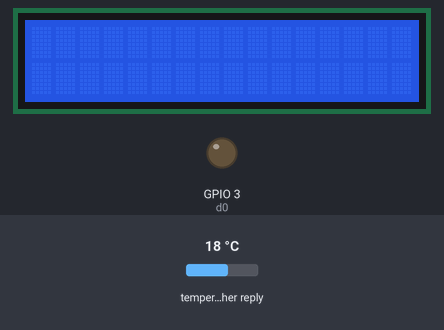
Recording of a sketch running on a simulated ESP8266 (NodeMCU). Parts: 16×2 character LCD, output pins drawn as LEDs (lit = HIGH). The inputs (shaded band) are chosen by the test bench; at power-on: temperature in the weather reply 18 °C. WiFi joins after 1.5 s; servers stay silent unless stated; web services answer with replies made up by the test bench.

Above: at 4.1 s.
At 5.8 s:
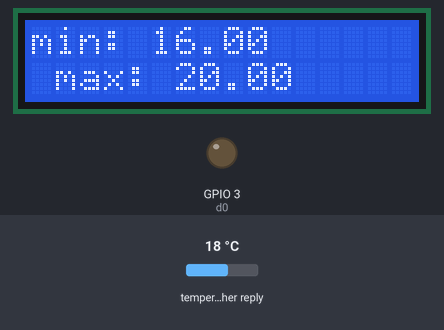
At 8.8 s:
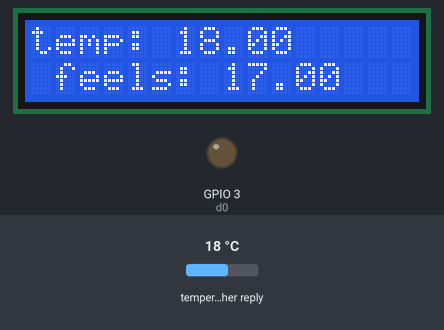

Measured:
- what the display in image 1 shows lasts 3.0 s, from 5.8 s to 8.8 s

The sketch:

esp8266_and_lcd_call_api_ver2.ino
```cpp
//code scrapped together by Nevin Danielson nevindanielson@gmail.com

#include <ESP8266HTTPClient.h>
#include <Arduino.h>
#include <ESP8266WiFiMulti.h>
#include <WiFiClient.h>
#include <LiquidCrystal.h>

//mapping specific to ESP8266
#define d0 3
#define d1 1
#define d2 16
#define d3 5
#define d4 4
#define d5 14
#define d6 12
#define d7 13
#define d8 0
#define d9 2
#define d10 15

//declare global variables
int timestamp;
String payload = "";
bool debug=false;
bool debugGetIndex=false;
bool debugGetString=false;

LiquidCrystal lcd(d8,d9,d4,d5,d6,d7);

ESP8266WiFiMulti WiFiMulti;

void setup() {
  Serial.begin(115200);
  Serial.println();
  Serial.println();
  Serial.println();
  lcd.begin(16, 2);
  timestamp = millis();
  for (uint8_t t = 4; t > 0; t--) {
    if (debug)  Serial.printf("[SETUP] WAIT %d...\n", t);
    Serial.flush();
    delay(1000);
  }
  WiFi.mode(WIFI_STA);
  WiFiMulti.addAP("[YOUR_SSID", "YOUR_PASSWORD");
  pinMode(3, OUTPUT);
}

void loop()
{
  if (millis() > timestamp+70000) //delay our calls so we don't exceed the free call amount at openweathermap.org
  {
     payload = GetPayload(WiFiMulti);
     timestamp=millis();
  }

  if (payload == "") {
     payload = GetPayload(WiFiMulti);
     timestamp=millis();
  }
  int indexForTagword = (payload.indexOf("temp"));
  String tempAsAString=GetString(payload.indexOf("temp"));
  String feelAsAString=GetString(payload.indexOf("feels_like"));
  String maxAsAString=GetString(payload.indexOf("temp_max"));
  String minAsAString=GetString(payload.indexOf("temp_min"));
  DisplayLCD(minAsAString, maxAsAString, tempAsAString, feelAsAString);
  ToggleColdWarning (feelAsAString);
  delay(3000);
}

String GetPayload (ESP8266WiFiMulti WiFiMulti)
 {
  if ((WiFiMulti.run() == WL_CONNECTED))
  {
    WiFiClient client;
    HTTPClient http;
    if (debug)    Serial.print("[HTTP] begin...\n");
    if (http.begin(client, "http://api.openweathermap.org/data/2.5/weather?q=Regina&units=metric&appid=[YOUR_API_KEY]"))
    {
        if (debug)    Serial.print("[HTTP] GET...\n");
      // start connection and send HTTP header
      int httpCode = http.GET();
      // httpCode will be negative on error
      if (httpCode > 0)
      {
        // HTTP header has been send and Server response header has been handled
          if (debug)    Serial.printf("[HTTP] GET... code: %d\n", httpCode);
      }
     // file found at server
      if (httpCode == HTTP_CODE_OK || httpCode == HTTP_CODE_MOVED_PERMANENTLY)
      {
        return http.getString();
      }
    }
  }
  return "";
}

int ReturnDistanceFromTagOfFirstDigit(int startingPosition)
{
  int currentPosition = startingPosition;
  while (!((isDigit(payload.charAt(currentPosition)))||((payload.charAt(currentPosition)==('-'))))){
    currentPosition++;
    }
  int distance = (currentPosition-startingPosition);
  return distance;
}

int ReturnDistanceFromStartOfNumber(int startingPosition)
{
  int currentPosition = startingPosition+1;
  while (isDigit(payload.charAt(currentPosition))||(payload.charAt(currentPosition)=='.')){
    currentPosition++;
    }
  int distance = (currentPosition-startingPosition);
  return distance;
}

String GetString(int indexForTagword)
{
  int distanceFromTag = ReturnDistanceFromTagOfFirstDigit(indexForTagword);
  int startOfNumberIndex = (indexForTagword + distanceFromTag);
  int distanceFromStart = ReturnDistanceFromStartOfNumber(startOfNumberIndex);
  int endOfNumberIndex = (startOfNumberIndex + distanceFromStart);
  return payload.substring(startOfNumberIndex, endOfNumberIndex);
}

void DisplayLCD(String minLine, String maxLine, String tempLine, String feelLine)
{
  lcd.clear();
  lcd.setCursor(0, 0);
  lcd.print("min: " + minLine);
  lcd.setCursor(0, 1);
  lcd.print(" max: " + maxLine);
  delay (3000);
  lcd.clear();
  lcd.setCursor(0, 0);
  lcd.print("temp: " + tempLine);
  lcd.setCursor(0, 1);
  lcd.print(" feels: " + feelLine);
}

//test "feels_like" and turn on warning LED
void ToggleColdWarning (String feelString)
{
  if (feelString.toDouble()<=-25)   digitalWrite (3, HIGH);
  else                              digitalWrite(3, LOW);
}
```
